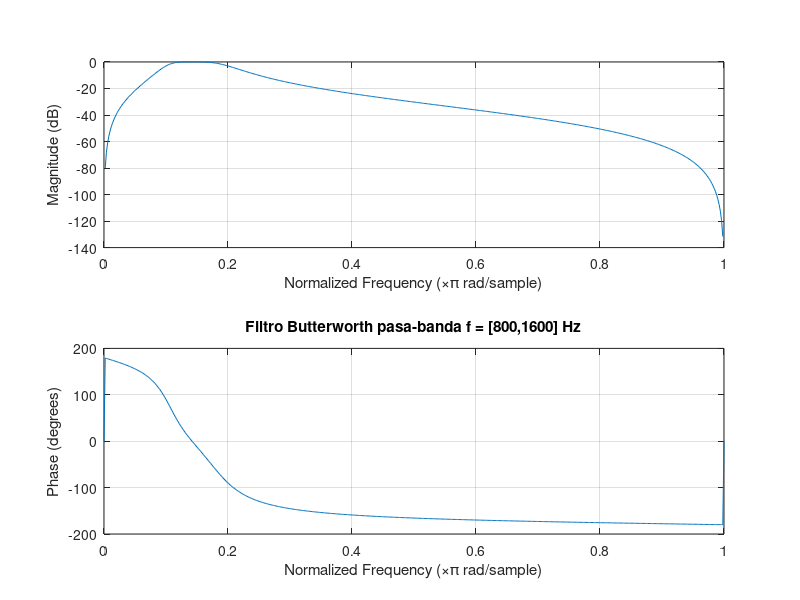

Reproduce this figure in MATLAB. (Note: this script raises an error after producing the figure.)
%% IV Diseño de filtro IIR 1)
tm = 16000; %sps -> 2
%a)
fc = 2000; %Hz
Wp = fc*2/tm ;
N = 2;
Rp = 0.5;
Rs = 20;
[B,A] = ellip(N,Rp,Rs,Wp,'low');
freqz(B,A);
title('Filtro pasabajos fc = 2k Hz');
%%  b)
fc = 4000; %Hz
Wp = fc*2/tm ;
N = 2;
Rp = 0.5;
Rs = 20;
[B,A] = ellip(N,Rp,Rs,Wp,'high');
freqz(B,A);
title('Filtro pasa-altos fc = 4k Hz');

%% c)

f1 = 2000; %Hz
f2 = 4000;
Wp = [f1*2/tm f2*2/tm];
N = 2;
Rp = 0.5;
Rs = 20;
[B,A] = ellip(N,Rp,Rs,Wp);
freqz(B,A);
title('Filtro pasa-banda f = [2k,4k] Hz');

%% d

f1 = 2000; %Hz
f2 = 4000;
Wp = [f1*2/tm f2*2/tm];
N = 2;
Rp = 0.5;
Rs = 20;
[B,A] = ellip(N,Rp,Rs,Wp,'stop');
freqz(B,A);
title('Filtro elimina-banda f = [2k,4k] Hz');

%% 2 a)
f1 = 2000; %Hz
f2 = 4000;
Wp = [f1*2/tm f2*2/tm];
N = 2;
R = 2;
[B,A] = cheby1(N,R,Wp);
freqz(B,A);
title('Filtro Cheby1 pasa-banda f = [2k,4k] Hz');
%% b)
f1 = 2000; %Hz
f2 = 4000;
Wp = [f1*2/tm f2*2/tm];
N = 2;
R = 20;
[B,A] = cheby2(N,R,Wp);
freqz(B,A);
title('Filtro Cheby2 pasa-banda f = [2k,4k] Hz');

%% 3)  1

f1 = 800; %Hz
f2 = 1600;
Wp = [f1*2/tm f2*2/tm];
N = 2;
[B,A] = butter(N,Wp);
freqz(B,A);
title('Filtro Butterworth pasa-banda f = [800,1600] Hz');

%% 3) 2

[z,p,k] = butter(4,Wp);

zplane(z,p,k);
title('Plano Z Filtro Butterworth orden 8');


